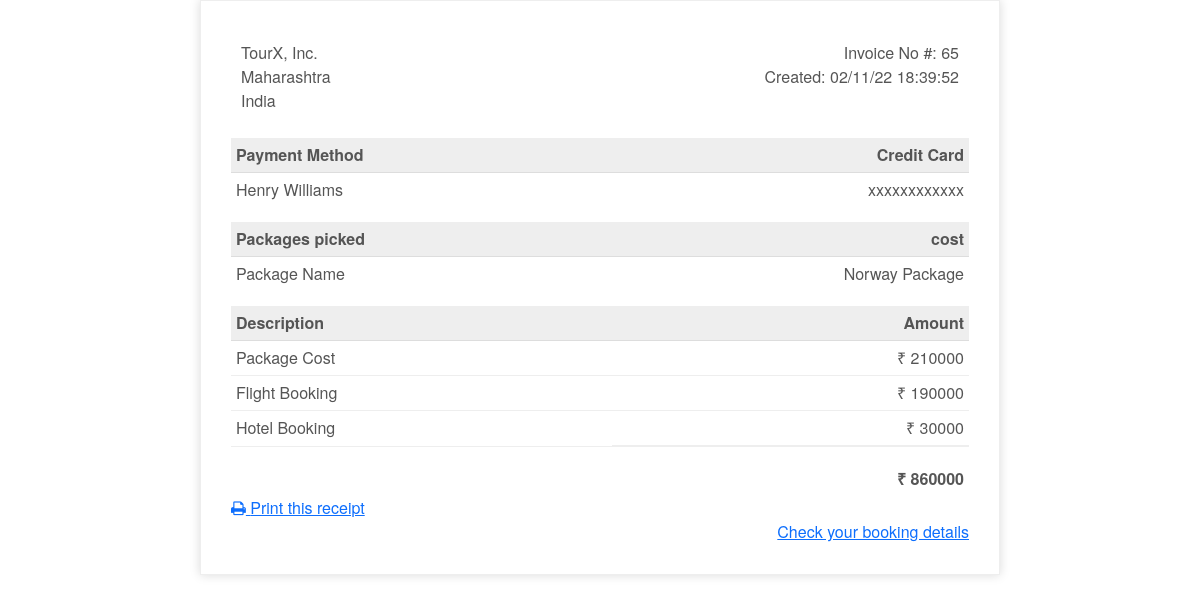
Page /bill (signed in) on the committed database.
### tables this page shows
CREATE TABLE "bookings" (
	"id"	INTEGER NOT NULL PRIMARY KEY AUTOINCREMENT,
	"name"	text NOT NULL,
	"email"	text NOT NULL,
	"passengers"	INTEGER NOT NULL,
	"package_name"	text NOT NULL,
	"place"	text NOT NULL,
	"no_of_days"	integer NOT NULL,
	"booking_date"	date NOT NULL,
	"booking_time"	TEXT,
	"category"	text NOT NULL,
	"room_type"	text NOT NULL,
	"no_of_guests"	integer NOT NULL,
	"check_in_date"	date NOT NULL,
	"check_out_date"	date NOT NULL,
	"trip_type"	text NOT NULL,
	"class_type"	text NOT NULL,
	"departure_d"	date NOT NULL,
	"return_d"	date NOT NULL,
	"source"	text NOT NULL,
	"destination"	text NOT NULL,
	"total_cost"	NUMERIC,
	"username"	text NOT NULL,
	FOREIGN KEY("username") REFERENCES "users"("username")
);

CREATE TABLE "destinations" (
	"id"	INTEGER NOT NULL PRIMARY KEY AUTOINCREMENT,
	"email"	text NOT NULL,
	"package_name"	text NOT NULL,
	"place"	text NOT NULL,
	"numOfDays"	text NOT NULL,
	"estimated_cost"	number NOT NULL,
	"username"	text,
	FOREIGN KEY("username") REFERENCES "users"("username")
);

CREATE TABLE "hotels" (
	"id"	INTEGER NOT NULL PRIMARY KEY AUTOINCREMENT,
	"email"	text NOT NULL,
	"cost"	number NOT NULL,
	"category"	text NOT NULL,
	"room_type"	text NOT NULL,
	"no_of_guests"	int NOT NULL,
	"check_in_date"	TEXT NOT NULL,
	"check_out_date"	TEXT NOT NULL,
	"username"	text,
	FOREIGN KEY("username") REFERENCES "users"("username")
);

### app.py (the view)
@app.route('/bill')
def bill():
    if request.method == 'GET':
        with sqlite3.connect('tour.db') as db:
            dest_details = db.execute("select package_name, estimated_cost from destinations inner join users on users.username=destinations.username and users.username = ?", (session['username'],))
            dest_row = dest_details.fetchall()
            hotel_details = db.execute("select cost, no_of_guests from hotels inner join users on users.username=hotels.username and users.username = ?", (session['username'],))
            hotel_row = hotel_details.fetchall()
            flight_details = db.execute("select flight_cost, passengers, trip_type from flights inner join users on users.username=flights.username and users.username = ?", (session['username'],))
            flight_row = flight_details.fetchall()
            booking_details = db.execute("select id, booking_date, booking_time from bookings inner join users on users.username=bookings.username and users.username = ?", (session['username'],))
            booking_row = booking_details.fetchall()
            for i in dest_row:
                package_name = i[0]
                dest_pack = i[1]
            for j in hotel_row:
                hotel_cost = j[0]
                no_of_guests = j[1]
            for k in flight_row:
                flight_cost = k[0]
                passengers = k[1]
                trip_type = k[2]
            for b in booking_row:
                booking_id = b[0]
                booking_date = b[1]
                booking_time = b[2]
            if trip_type == "Round Trip":
                flight_cost *= 2
            else:
                flight_cost = flight_cost
            total_amount = (int(dest_pack) * no_of_guests) + (int(hotel_cost) * no_of_guests) + (int(flight_cost) * passengers)
        return render_template("billing.html", total_amount=total_amount, package_name=package_name, dest_pack=dest_pack, hotel_cost=hotel_cost, flight_cost=flight_cost, booking_id=booking_id, booking_date=booking_date, booking_time=booking_time)
    return render_template("home.html")

### templates/billing.html (shortened to what this page needs)
{% extends "layout.html" %}
{% block body %}
<div class="invoice-box">
    <table cellpadding="0" cellspacing="0">
        <tr class="top">
            <td colspan="2">
                <table>
                    <tr>
                        <td>
                            TourX, Inc.<br />
                            Maharashtra<br />
                            India
                        </td>
                        <td>
                            Invoice No #: {{ booking_id }}<br />
                            Created: {{ booking_date }} {{ booking_time }}<br />
                        </td>
                    </tr>
                </table>
            </td>
        </tr>
        <tr class="heading">
            <td>Payment Method</td>
            <td>Credit Card</td>
        </tr>
        <tr class="details">
            <td>{{ session['name'] }}</td>
            <td>xxxxxxxxxxxx</td>
        </tr>
        <tr class="heading">
            <td>Packages picked</td>
            <td>cost</td>
        </tr>
        <tr class="details">
            <td>Package Name</td>
            <td>{{ package_name }}</td>
        </tr>
        <tr class="heading">
            <td>Description</td>
            <td>Amount</td>
        </tr>
        <tr class="item">
            <td>Package Cost</td>
            <td>&#8377 {{ dest_pack }}</td>
        </tr>
        <tr class="item">
            <td>Flight Booking</td>
            <td>&#8377 {{ flight_cost }}</td>
        </tr>
        <tr class="item">
            <td>Hotel Booking</td>
            <td>&#8377 {{ hotel_cost }}</td>
        </tr>
        <tr class="total">
            <td></td>
            <td>&#8377 {{ total_amount }}</td>
        </tr>
    </table>
    <div class="print">
        <a href="{{ url_for('pdf') }}">
            <i class="fa fa-print"></i>
            Print this receipt
        </a>
    </div>
    <div align="right" class="bookings">
        <a href="{{ url_for('bookingdetails') }}">Check your booking details</a>
    </div>
</div>
{% endblock %}

### templates/billing.html (style rules this page uses)
.invoice-box { max-width: 800px; margin: auto; padding: 30px; border: 1px solid #eee; box-shadow: 0 0 10px rgba(0, 0, 0, 0.15); font-size: 16px; line-height: 24px; font-family: 'Helvetica Neue', 'Helvetica', Helvetica, Arial, sans-serif; color: #555; }
.invoice-box table { width: 100%; line-height: inherit; text-align: left; }
.invoice-box table td { padding: 5px; vertical-align: top; }
.invoice-box table tr td:nth-child(2) { text-align: right; }
.invoice-box table tr.top table td { padding-bottom: 20px; }
.invoice-box table tr.heading td { background: #eee; border-bottom: 1px solid #ddd; font-weight: bold; }
.invoice-box table tr.details td { padding-bottom: 20px; }
.invoice-box table tr.item td { border-bottom: 1px solid #eee; }
.invoice-box table tr.total td:nth-child(2) { padding-top: 20px; border-top: 2px solid #eee; font-weight: bold; }

### rows in the picture
bookings: booking_date "02/11/22", booking_time "18:39:52"
destinations: package_name "Norway Package", estimated_cost "210000"
hotels: cost "30000"

### other values in the picture
{{ booking_id }} "65"
{{ session['name'] }} "Henry Williams"
{{ flight_cost }} "190000"
{{ total_amount }} "860000"
